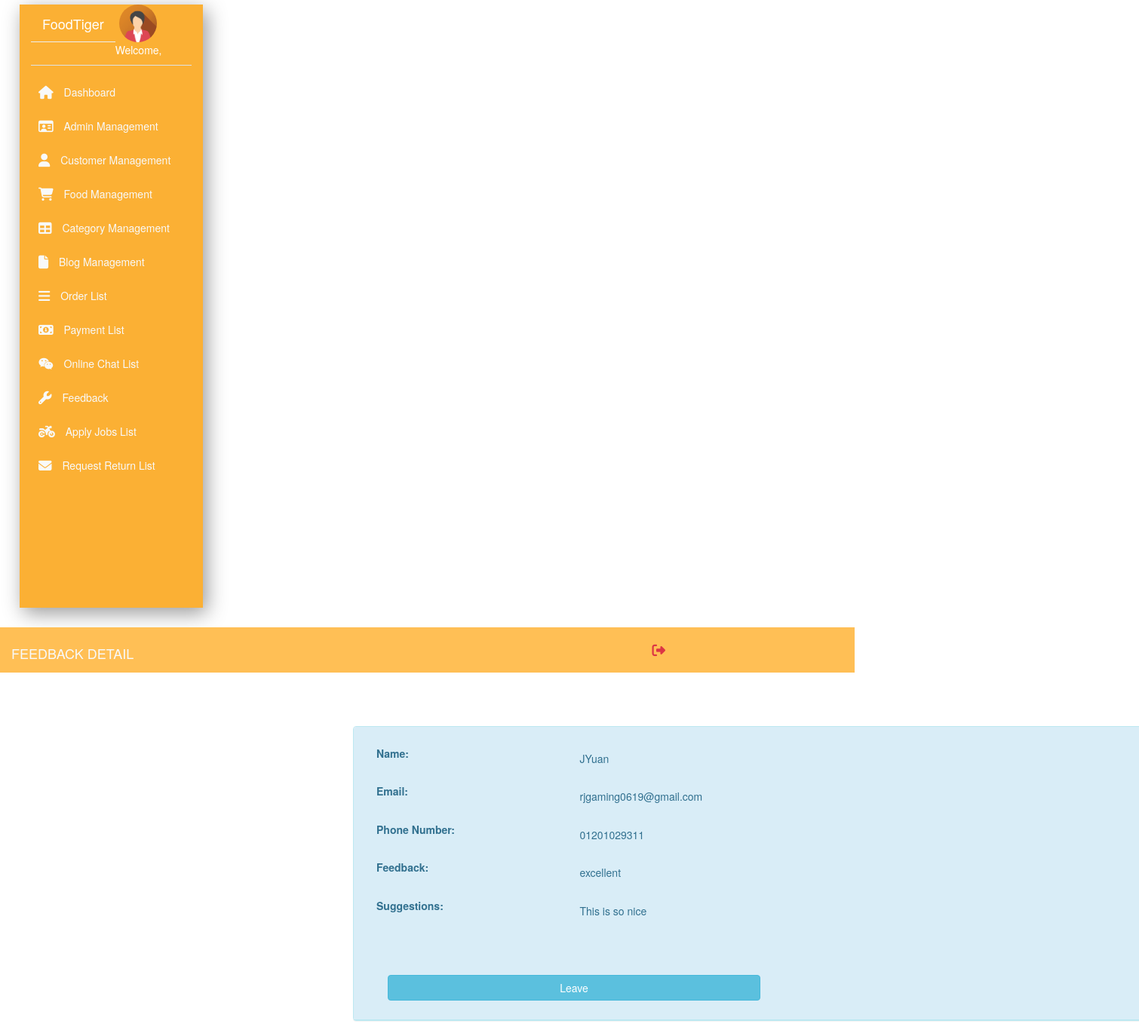
The app's page /Superadmin/feedbackdetail.php?id=1 with its own data.
### tables this page shows
CREATE TABLE `feedback` (
  `id` int(10) NOT NULL,
  `Email` varchar(255) NOT NULL,
  `Name` varchar(255) NOT NULL,
  `phone` varchar(255) NOT NULL,
  `feedback` varchar(255) NOT NULL,
  `suggestions` text NOT NULL
);

### Superadmin/feedbackdetail.php (the view, shortened to what this page needs)
<?php
    require "nav/nav.php";
    if(isset($_GET['id'])){
        $id=$_GET['id'];
        $sql="SELECT * FROM feedback WHERE id = '$id'";
        $result=$conn->query($sql);
        if($result->num_rows>0){
            while($row=$result->fetch_assoc()){
                $Email = $row['Email'];
                $Name = $row['Name'];
                $Phone = $row['phone'];
                $Feedback = $row['feedback'];
                $Suggestions = $row['suggestions'];
            }
        }
    }
?>
<!DOCTYPE html>
<html>
    <head>
    </head>
    <body>
        <div class="col-lg-9 col-xl-10 col-md-8 ml-auto fixed-top py-2 top-navbar" style="background-color: #ffbf55;">
            <div class="row align-items-center">
                <div class="col-md-9">
                    <h4 class="text-light text-uppercase mb-0">Feedback Detail</h4>
                </div>
                <div class="col-md-3">
                    <ul class="navbar-nav">
                        <li class="nav-item ml-md-auto ">
                            <a href="adminlognout.php" class="nav-link" onclick="return confirm('Are you sure?')"><i class="fa fa-sign-out text-danger fa-lg"></i></a>
                        </li>
                    </ul>
                </div>
            </div>
        </div>
        <div class="container" style="margin-top:10%;margin-left:30%;">
            <div class="panel panel-info">
                <div class="panel-heading">
                    <div class="panel-body" >
                        <div class="form-group">
                            <div class="row">
                                <label for="Name" class="col-md-3 control-label">Name: </label>
                                <div class="col-md-9">
                                    <h5><?php echo $Name; ?></h5>
                                </div>
                            </div>
                        </div>
                        <div class="form-group">
                            <div class="row">
                                <label for="Address" class="col-md-3 control-label">Email: </label>
                                <div class="col-md-9">
                                    <h5><?php echo $Email; ?></h5>
                                </div>
                            </div>
                        </div>
                        <div class="form-group">
                            <div class="row">
                                <label for="Contact Number" class="col-md-3 control-label">Phone Number: </label>
                                <div class="col-md-9">
                                    <h5><?php echo $Phone; ?></h5>
                                </div>
                            </div>
                        </div>
                        <div class="form-group">
                            <div class="row">
                                <label for="Feedback" class="col-md-3 control-label">Feedback: </label>
                                <div class="col-md-9">
                                    <h5><?php echo  $Feedback; ?></h5>
                                </div>
                            </div>
                        </div>
                        <div class="form-group">
                            <div class="row">
                                <label for="Suggestion" class="col-md-3 control-label">Suggestions:</label>
                                <div class="col-md-9">
                                    <h5><?php echo $Suggestions; ?></h5>
                                </div>
                            </div>
                        </div>
                        <div class="form-group">
                            <div class="col-md-6" style="text-align:center;margin-top:5%;">
                                <a href="viewfeedback.php" class="btn btn-info" style="width:100%;">Leave</a>
                            </div>
                        </div>
                    </div>
                </div>
            </div>
        </div>
    </body>
</html>

### css/admin.css (style rules this page uses)
body { font-weight: 300; font-size: 18px; }

### records on screen
feedback: Name "JYuan", Email "rjgaming0619@gmail.com", phone "01201029311", feedback "excellent", suggestions "This is so nice"
